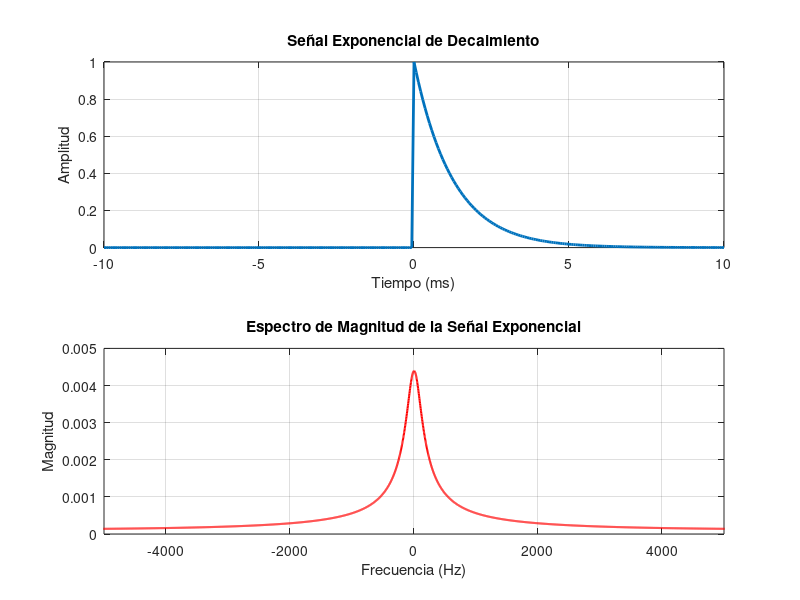

MATLAB code for this plot:
% -----------------------------
% Parámetros
% -----------------------------
fs = 14000;                % Frecuencia de muestreo (Hz)
t = -0.01 : 1/fs : 0.01;   % Vector de tiempo centrado en cero

% Parámetros de la exponencial
A = 1;                     % Amplitud
alpha = 800;               % Constante de decaimiento

% -----------------------------
% Señal exponencial de decaimiento (causal)
% -----------------------------
u = double(t >= 0);        % Escalón unitario
x = A * exp(-alpha*t) .* u;

% -----------------------------
% FFT con zero padding
% -----------------------------
N = 2^12;
X = fft(x, N);
X_mag = abs(fftshift(X)) / N;
f_axis = linspace(-fs/2, fs/2, N);

% -----------------------------
% Graficar
% -----------------------------
figure;

subplot(2,1,1);
plot(t*1000, x, 'LineWidth', 2);
title('Señal Exponencial de Decaimiento');
xlabel('Tiempo (ms)');
ylabel('Amplitud');
grid on;

subplot(2,1,2);
plot(f_axis, X_mag, 'r', 'LineWidth', 1.5);
title('Espectro de Magnitud de la Señal Exponencial');
xlabel('Frecuencia (Hz)');
ylabel('Magnitud');
xlim([-5000 5000]);
grid on;
